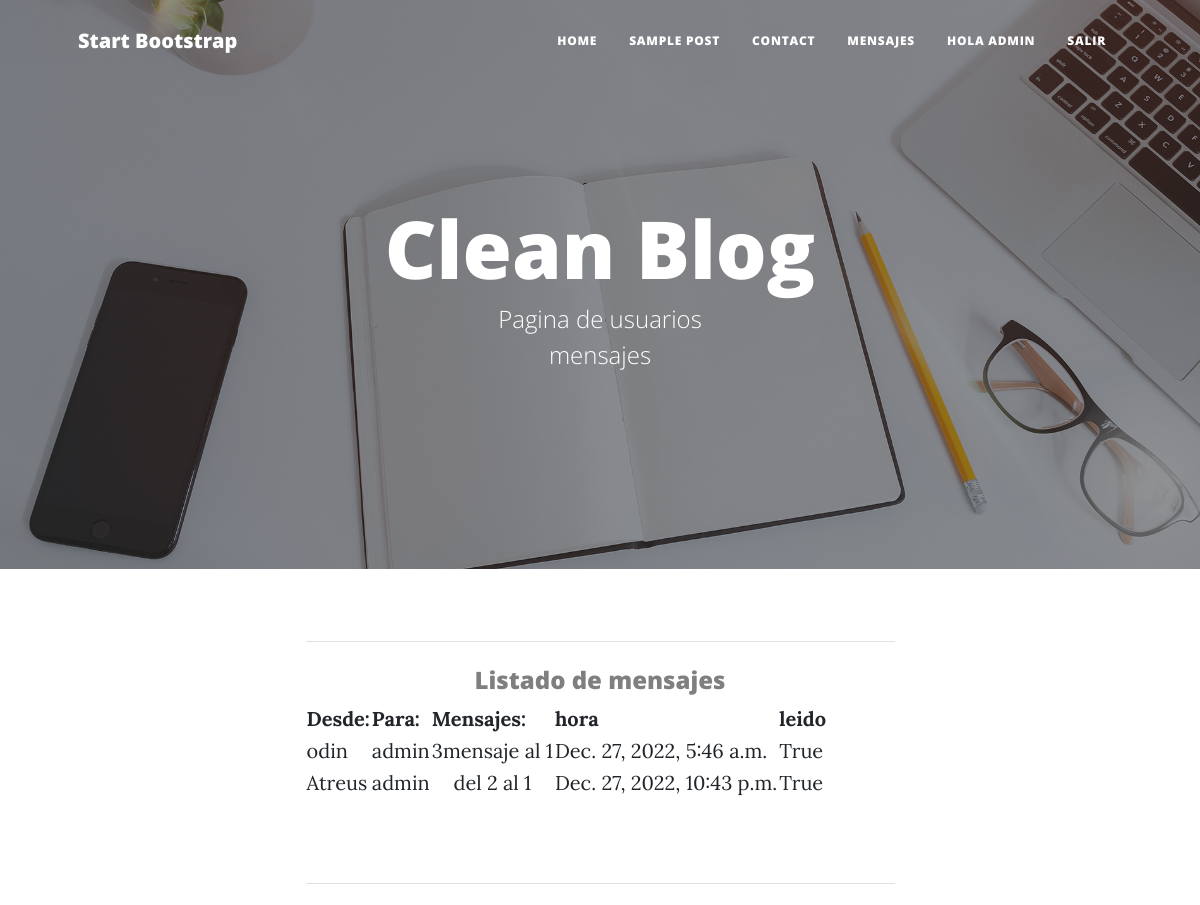
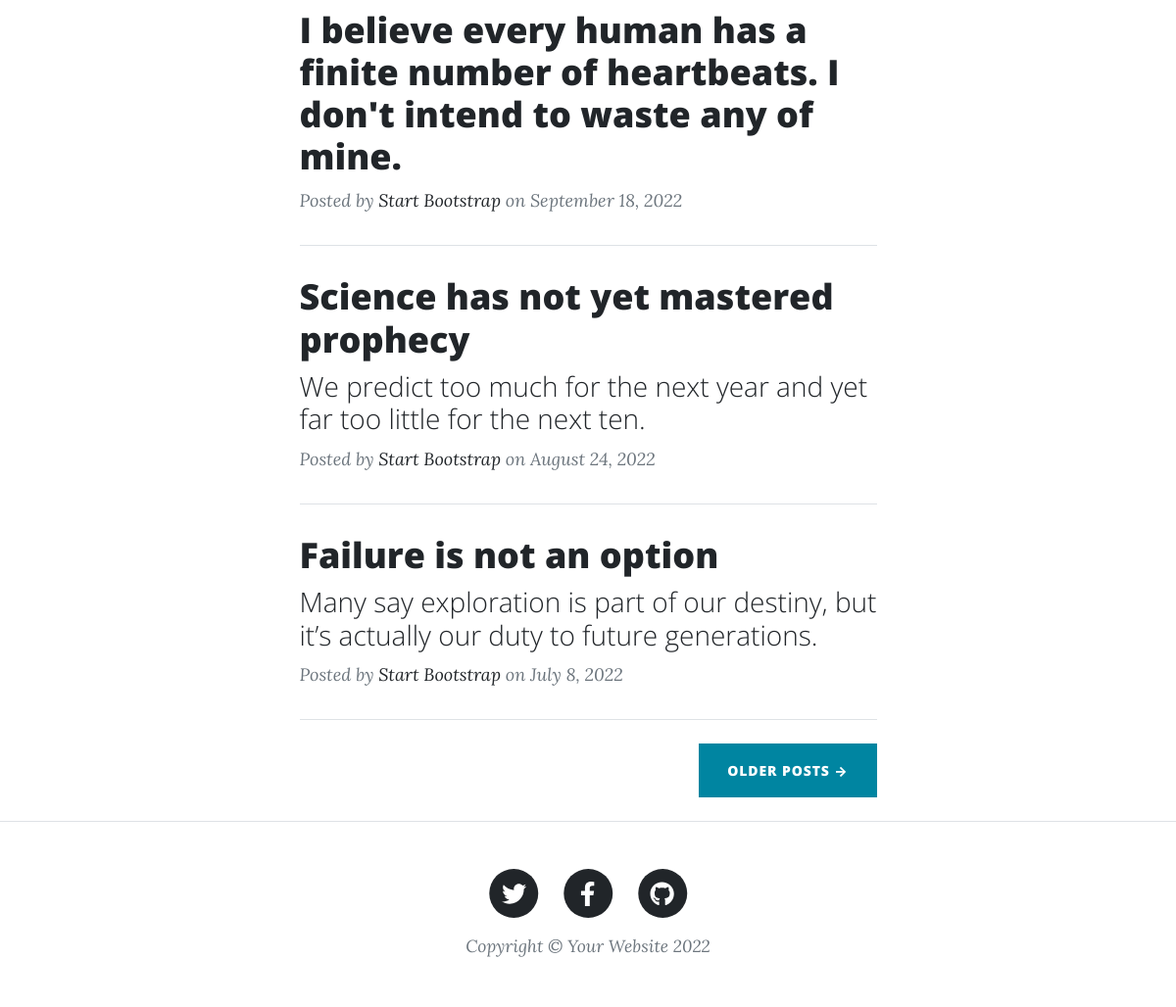
The page /mensajeria/leerMensaje (signed in) on the database its author committed (2 pictures, top to bottom).
### mensajeria/models.py (models this page shows)
class Mensaje(models.Model):
    enviar = models.ForeignKey(User, on_delete=models.CASCADE, related_name='sender')
    recibir = models.ForeignKey(User, on_delete=models.CASCADE, related_name='receiver')
    mensaje = models.TextField(max_length=5000)
    a_quehora = models.DateTimeField(auto_now_add=True)
    leido = models.BooleanField(default=False)
    def __str__(self):
        return  str(self.leido) + " "+ self.mensaje + " "+ str(self.a_quehora)

### mensajeria/views.py (the view)
# urls.py: path("leerMensaje", leerMensaje , name = "leerMensaje"),
def leerMensaje(request):
    usuario = request.user
    herram = Mensaje.objects.filter(recibir = usuario)
    for mensaje in herram:
        mensaje.leido = True
        mensaje.save()
    print(herram)
    return render(request, "leerMensaje.html", {"mensajes": herram})

### mensajeria/templates/leerMensaje.html
{% extends "user.html" %}
{% load static %}
{% block benvenuti %}
<span class="subheading">mensajes</span>
{% endblock %}
{% block mensaje %}
<h4 class="text-black-50" style="text-align: center;">Listado de mensajes</h4>
<table >
    <tr>
        <th>Desde:         </th>
        <th>Para:       </th>
        <th>Mensajes:   </th>
        <th>hora        </th>
        <th>leido       </th>
    </tr>
    {% for indice in mensajes %}
    <tr>
        <td>{{ indice.enviar }}</td>
        <td> {{ indice.recibir }}</td>
        <td style="text-align: center;">{{ indice.mensaje }}</td>
        <td>{{ indice.a_quehora }}</td>
        <td>{{ indice.leido }}</td>
    </tr>
    {% endfor %}
</table>
<br>
<br>
{% endblock %}

### usuarios/templates/user.html (shortened to what this page needs)
<!DOCTYPE html>
<html lang="en">
    <head>
        {% load static %}
        <link href="{% static 'css/styles.css' %}" rel="stylesheet" />
    </head>
    <body>
        <nav class="navbar navbar-expand-lg navbar-light" id="mainNav">
            <div class="container px-4 px-lg-5">
                <a class="navbar-brand" href="{% url 'inicio' %}">Start Bootstrap</a>
                <div class="collapse navbar-collapse" id="navbarResponsive">
                    <ul class="navbar-nav ms-auto py-4 py-lg-0">
                        <li class="nav-item"><a class="nav-link px-lg-3 py-3 py-lg-4" href="{% url 'user' %}">Home</a></li>
                        {% if user.is_authenticated %}
                        <li class="nav-item"><a class="nav-link px-lg-3 py-3 py-lg-4" href="post.html">Sample Post</a></li>
                        <li class="nav-item"><a class="nav-link px-lg-3 py-3 py-lg-4" href="contact.html">Contact</a></li>
                        <li class="nav-item"><a class="nav-link px-lg-3 py-3 py-lg-4" href="{% url 'mensajeUsuarios' %}">mensajes</a></li>
                        <li class="nav-item"><a class="nav-link px-lg-3 py-3 py-lg-4" href="{% url 'user' %}">Hola {{ user.username }}</a></li>
                        <li class="nav-item"><a class="nav-link px-lg-3 py-3 py-lg-4" href="{% url 'logout' %}">Salir</a></li>
                        {% else %}
                        <li class="nav-item"><a class="nav-link px-lg-3 py-3 py-lg-4" href="{% url 'login' %}">login</a></li>
                        <li class="nav-item"><a class="nav-link px-lg-3 py-3 py-lg-4" href="{% url 'register' %}">Registrarse</a></li>
                        {% endif %}
                    </ul>
                </div>
            </div>
        </nav>
        <header class="masthead" style="background-image: url('assets/img/home-bg.jpg')">
            <div class="container position-relative px-4 px-lg-5">
                <div class="row gx-4 gx-lg-5 justify-content-center">
                    <div class="col-md-10 col-lg-8 col-xl-7">
                        <div class="site-heading">
                            <h1>Clean Blog</h1>
                            <span class="subheading">Pagina de usuarios</span>
                            {% block benvenuti %}
                            {% endblock %}
                        </div>
                    </div>
                </div>
            </div>
        </header>
        <div class="container px-4 px-lg-5">
            <div class="row gx-4 gx-lg-5 justify-content-center">
                <div class="col-md-10 col-lg-8 col-xl-7">
                    <hr class="my-4" />
                    <div class="post-preview">
                        {% block mensaje %}
                        {% endblock %}
                    </div>
                    <hr class="my-4" />
                    <div class="post-preview">
                        <a href="post.html"><h2 class="post-title">I believe every human has a finite number of heartbeats. I don't intend to waste any of mine.</h2></a>
                        <p class="post-meta">
                            Posted by
                            <a href="#!">Start Bootstrap</a>
                            on September 18, 2022
                        </p>
                    </div>
                    <hr class="my-4" />
                    <div class="post-preview">
                        <a href="post.html">
                            <h2 class="post-title">Science has not yet mastered prophecy</h2>
                            <h3 class="post-subtitle">We predict too much for the next year and yet far too little for the next ten.</h3>
                        </a>
                        <p class="post-meta">
                            Posted by
                            <a href="#!">Start Bootstrap</a>
                            on August 24, 2022
                        </p>
                    </div>
                    <hr class="my-4" />
                    <div class="post-preview">
                        <a href="post.html">
                            <h2 class="post-title">Failure is not an option</h2>
                            <h3 class="post-subtitle">Many say exploration is part of our destiny, but it’s actually our duty to future generations.</h3>
                        </a>
                        <p class="post-meta">
                            Posted by
                            <a href="#!">Start Bootstrap</a>
                            on July 8, 2022
                        </p>
                    </div>
                    <hr class="my-4" />
                    <div class="d-flex justify-content-end mb-4"><a class="btn btn-primary text-uppercase" href="#!">Older Posts →</a></div>
                </div>
            </div>
        </div>
        <footer class="border-top">
            <div class="container px-4 px-lg-5">
                <div class="row gx-4 gx-lg-5 justify-content-center">
                    <div class="col-md-10 col-lg-8 col-xl-7">
                        <ul class="list-inline text-center">
                            <li class="list-inline-item">
                                <a href="#!">
                                    <span class="fa-stack fa-lg">
                                        <i class="fas fa-circle fa-stack-2x"></i>
                                        <i class="fab fa-twitter fa-stack-1x fa-inverse"></i>
                                    </span>
                                </a>
                            </li>
                            <li class="list-inline-item">
                                <a href="#!">
                                    <span class="fa-stack fa-lg">
                                        <i class="fas fa-circle fa-stack-2x"></i>
                                        <i class="fab fa-facebook-f fa-stack-1x fa-inverse"></i>
                                    </span>
                                </a>
                            </li>
                            <li class="list-inline-item">
                                <a href="#!">
                                    <span class="fa-stack fa-lg">
                                        <i class="fas fa-circle fa-stack-2x"></i>
                                        <i class="fab fa-github fa-stack-1x fa-inverse"></i>
                                    </span>
                                </a>
                            </li>
                        </ul>
                        <div class="small text-center text-muted fst-italic">Copyright &copy; Your Website 2022</div>
                    </div>
                </div>
            </div>
        </footer>
    </body>
</html>

### rows shown on the page
Mensaje: enviar "odin", recibir "admin", mensaje "3mensaje al 1", a_quehora "Dec. 27, 2022, 5:46 a.m.", leido "True"
Mensaje: enviar "Atreus", recibir "admin", mensaje "del 2 al 1", a_quehora "Dec. 27, 2022, 10:43 p.m.", leido "True"

### other values the page prints
{{ user.username }} "ADMIN"
